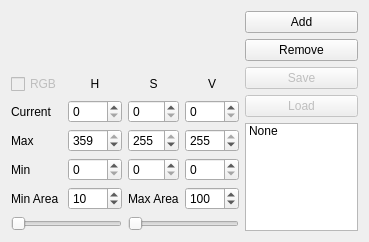
<?xml version="1.0" encoding="UTF-8"?>
<ui version="4.0">
 <class>ColorObjectSelector</class>
 <widget class="QDialog" name="ColorObjectSelector">
  <property name="geometry">
   <rect>
    <x>0</x>
    <y>0</y>
    <width>369</width>
    <height>242</height>
   </rect>
  </property>
  <property name="sizePolicy">
   <sizepolicy hsizetype="Maximum" vsizetype="Maximum">
    <horstretch>0</horstretch>
    <verstretch>0</verstretch>
   </sizepolicy>
  </property>
  <property name="windowTitle">
   <string>Color Object Selector</string>
  </property>
  <layout class="QGridLayout" name="gridLayout_3">
   <item row="0" column="1">
    <layout class="QHBoxLayout" name="mainLayout"/>
   </item>
   <item row="1" column="1">
    <layout class="QGridLayout" name="gridLayout_2">
     <item row="0" column="1">
      <widget class="QLabel" name="label">
       <property name="text">
        <string>H</string>
       </property>
       <property name="alignment">
        <set>Qt::AlignCenter</set>
       </property>
      </widget>
     </item>
     <item row="0" column="2">
      <widget class="QLabel" name="label_2">
       <property name="text">
        <string>S</string>
       </property>
       <property name="alignment">
        <set>Qt::AlignCenter</set>
       </property>
      </widget>
     </item>
     <item row="0" column="3">
      <widget class="QLabel" name="label_3">
       <property name="text">
        <string>V</string>
       </property>
       <property name="alignment">
        <set>Qt::AlignCenter</set>
       </property>
      </widget>
     </item>
     <item row="2" column="0">
      <widget class="QLabel" name="label_4">
       <property name="text">
        <string>Max</string>
       </property>
      </widget>
     </item>
     <item row="2" column="2">
      <widget class="QSpinBox" name="spinBoxMaxS">
       <property name="maximum">
        <number>255</number>
       </property>
       <property name="value">
        <number>255</number>
       </property>
      </widget>
     </item>
     <item row="2" column="3">
      <widget class="QSpinBox" name="spinBoxMaxV">
       <property name="maximum">
        <number>255</number>
       </property>
       <property name="value">
        <number>255</number>
       </property>
      </widget>
     </item>
     <item row="3" column="0">
      <widget class="QLabel" name="label_5">
       <property name="text">
        <string>Min</string>
       </property>
      </widget>
     </item>
     <item row="3" column="1">
      <widget class="QSpinBox" name="spinBoxMinH">
       <property name="maximum">
        <number>359</number>
       </property>
      </widget>
     </item>
     <item row="3" column="2">
      <widget class="QSpinBox" name="spinBoxMinS">
       <property name="maximum">
        <number>255</number>
       </property>
      </widget>
     </item>
     <item row="3" column="3">
      <widget class="QSpinBox" name="spinBoxMinV">
       <property name="maximum">
        <number>255</number>
       </property>
      </widget>
     </item>
     <item row="2" column="1">
      <widget class="QSpinBox" name="spinBoxMaxH">
       <property name="maximum">
        <number>359</number>
       </property>
       <property name="value">
        <number>359</number>
       </property>
      </widget>
     </item>
     <item row="1" column="1">
      <widget class="QSpinBox" name="spinBoxH">
       <property name="maximum">
        <number>359</number>
       </property>
      </widget>
     </item>
     <item row="1" column="2">
      <widget class="QSpinBox" name="spinBoxS">
       <property name="maximum">
        <number>255</number>
       </property>
      </widget>
     </item>
     <item row="1" column="3">
      <widget class="QSpinBox" name="spinBoxV">
       <property name="maximum">
        <number>255</number>
       </property>
      </widget>
     </item>
     <item row="1" column="0">
      <widget class="QLabel" name="label_6">
       <property name="text">
        <string>Current</string>
       </property>
      </widget>
     </item>
     <item row="0" column="0">
      <widget class="QCheckBox" name="checkBoxRGB">
       <property name="enabled">
        <bool>false</bool>
       </property>
       <property name="text">
        <string>RGB</string>
       </property>
      </widget>
     </item>
     <item row="4" column="1">
      <widget class="QSpinBox" name="spinBoxMinArea">
       <property name="minimum">
        <number>1</number>
       </property>
       <property name="maximum">
        <number>1000</number>
       </property>
       <property name="value">
        <number>10</number>
       </property>
      </widget>
     </item>
     <item row="4" column="3">
      <widget class="QSpinBox" name="spinBoxMaxArea">
       <property name="minimum">
        <number>1</number>
       </property>
       <property name="maximum">
        <number>1000</number>
       </property>
       <property name="value">
        <number>100</number>
       </property>
      </widget>
     </item>
     <item row="4" column="0">
      <widget class="QLabel" name="label_7">
       <property name="text">
        <string>Min Area</string>
       </property>
      </widget>
     </item>
     <item row="4" column="2">
      <widget class="QLabel" name="label_8">
       <property name="text">
        <string>Max Area</string>
       </property>
      </widget>
     </item>
     <item row="5" column="0" colspan="2">
      <widget class="QSlider" name="horizontalSliderMinArea">
       <property name="minimum">
        <number>1</number>
       </property>
       <property name="maximum">
        <number>1000</number>
       </property>
       <property name="orientation">
        <enum>Qt::Horizontal</enum>
       </property>
      </widget>
     </item>
     <item row="5" column="2" colspan="2">
      <widget class="QSlider" name="horizontalSliderMaxArea">
       <property name="minimum">
        <number>1</number>
       </property>
       <property name="maximum">
        <number>1000</number>
       </property>
       <property name="orientation">
        <enum>Qt::Horizontal</enum>
       </property>
      </widget>
     </item>
    </layout>
   </item>
   <item row="0" column="2" rowspan="2">
    <layout class="QVBoxLayout" name="verticalLayout">
     <item>
      <widget class="QPushButton" name="pushButtonAdd">
       <property name="text">
        <string>Add</string>
       </property>
       <property name="autoDefault">
        <bool>false</bool>
       </property>
      </widget>
     </item>
     <item>
      <widget class="QPushButton" name="pushButtonRemove">
       <property name="text">
        <string>Remove</string>
       </property>
       <property name="autoDefault">
        <bool>false</bool>
       </property>
      </widget>
     </item>
     <item>
      <widget class="QPushButton" name="pushButtonSave">
       <property name="enabled">
        <bool>false</bool>
       </property>
       <property name="text">
        <string>Save</string>
       </property>
      </widget>
     </item>
     <item>
      <widget class="QPushButton" name="pushButtonLoad">
       <property name="enabled">
        <bool>false</bool>
       </property>
       <property name="text">
        <string>Load</string>
       </property>
      </widget>
     </item>
     <item>
      <spacer name="verticalSpacer">
       <property name="orientation">
        <enum>Qt::Vertical</enum>
       </property>
       <property name="sizeHint" stdset="0">
        <size>
         <width>20</width>
         <height>40</height>
        </size>
       </property>
      </spacer>
     </item>
     <item>
      <widget class="QListWidget" name="colorList">
       <property name="sortingEnabled">
        <bool>true</bool>
       </property>
       <item>
        <property name="text">
         <string>None</string>
        </property>
       </item>
      </widget>
     </item>
    </layout>
   </item>
  </layout>
 </widget>
 <resources/>
 <connections>
  <connection>
   <sender>spinBoxMinArea</sender>
   <signal>valueChanged(int)</signal>
   <receiver>horizontalSliderMinArea</receiver>
   <slot>setValue(int)</slot>
   <hints>
    <hint type="sourcelabel">
     <x>111</x>
     <y>207</y>
    </hint>
    <hint type="destinationlabel">
     <x>97</x>
     <y>229</y>
    </hint>
   </hints>
  </connection>
  <connection>
   <sender>spinBoxMaxArea</sender>
   <signal>valueChanged(int)</signal>
   <receiver>horizontalSliderMaxArea</receiver>
   <slot>setValue(int)</slot>
   <hints>
    <hint type="sourcelabel">
     <x>245</x>
     <y>203</y>
    </hint>
    <hint type="destinationlabel">
     <x>237</x>
     <y>229</y>
    </hint>
   </hints>
  </connection>
  <connection>
   <sender>horizontalSliderMinArea</sender>
   <signal>valueChanged(int)</signal>
   <receiver>spinBoxMinArea</receiver>
   <slot>setValue(int)</slot>
   <hints>
    <hint type="sourcelabel">
     <x>47</x>
     <y>231</y>
    </hint>
    <hint type="destinationlabel">
     <x>118</x>
     <y>204</y>
    </hint>
   </hints>
  </connection>
  <connection>
   <sender>horizontalSliderMaxArea</sender>
   <signal>valueChanged(int)</signal>
   <receiver>spinBoxMaxArea</receiver>
   <slot>setValue(int)</slot>
   <hints>
    <hint type="sourcelabel">
     <x>189</x>
     <y>231</y>
    </hint>
    <hint type="destinationlabel">
     <x>230</x>
     <y>207</y>
    </hint>
   </hints>
  </connection>
 </connections>
</ui>
